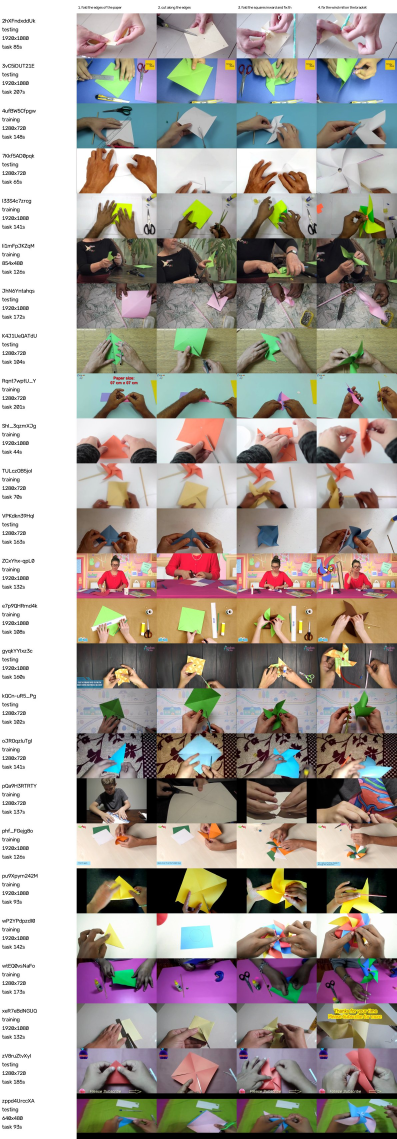
#> input picture experiments/candidate_task_check/contact_sheets/MakePaperWindMill.jpg, 1190 x 3415 px (shown at 1/3 size); its folder holds only this picture in this run
$ python -i classical_pairwise_dtw.py   (imports and definitions only)   (older library calls are emulated)
#> lines starting #> are read from the running program, lines starting #| are printed output that depends on the picture
#> further down, picture is the input picture: shape (3415, 1190, 3); mean B, G, R 150.6, 157.3, 164.6
"""Shared classical frame features and cosine DTW.

Each annotated region is sampled at 5 fps. A frame becomes a hue histogram, a
saturation histogram, and a 4x4 grid of gradient-orientation histograms.
Descriptors are L2-normalized. The distance between two videos is the mean
cosine distance along the full DTW path.
"""

from __future__ import annotations

import subprocess
import sys
from pathlib import Path

import cv2
import imageio_ffmpeg
import numpy as np
from numba import njit

sys.path.insert(0, str(Path(__file__).resolve().parent))

from coin_tasks import REPO_ROOT  # noqa: E402

FPS = 5.0
HISTOGRAM_FEATURE_VERSION = "per-part-l2"


def frame_feature(frame_bgr: np.ndarray) -> np.ndarray:
    small = frame_bgr
    if small.shape[0] != 64 or small.shape[1] != 64:
        small = cv2.resize(frame_bgr, (64, 64), interpolation=cv2.INTER_LINEAR)
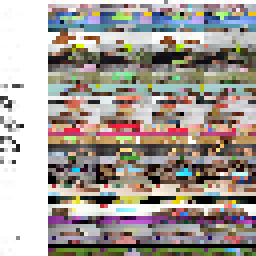
#> small: shape (64, 64, 3) (shown 4 times larger); mean B, G, R 150.2, 156.9, 164.7
    hsv = cv2.cvtColor(small, cv2.COLOR_BGR2HSV)
#> hsv: shape (64, 64, 3); mean H, S, V 50.1, 58.8, 174.2
    hue = cv2.calcHist([hsv], [0], None, [16], [0, 180]).ravel()
#> hue = [1487, 621, 292, 159, 137, 35, 60, 132, 219, 219, 137, 127, 92, 80, 136, 163]
    sat = cv2.calcHist([hsv], [1], None, [8], [0, 256]).ravel()
#> sat = [1984, 575, 397, 413, 322, 242, 84, 79]
    gray = cv2.cvtColor(small, cv2.COLOR_BGR2GRAY).astype(np.float32)
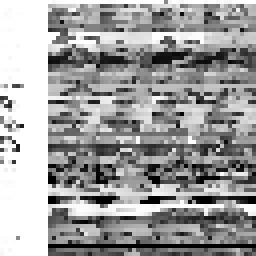
#> gray: shape (64, 64) float32 (shown 4 times larger); min 0, max 255, mean 158.5
    gx = cv2.Sobel(gray, cv2.CV_32F, 1, 0, ksize=3)
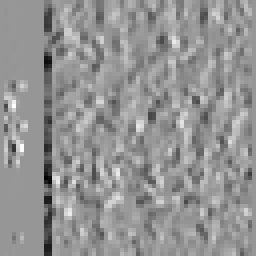
#> gx: shape (64, 64) float32 (shown 4 times larger); min -1001, max 697, mean -13.1; drawn with min black and max white
    gy = cv2.Sobel(gray, cv2.CV_32F, 0, 1, ksize=3)
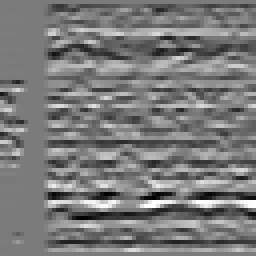
#> gy: shape (64, 64) float32 (shown 4 times larger); min -950, max 1008, mean -10.7; drawn with min black and max white
    magnitude = np.sqrt(gx * gx + gy * gy)
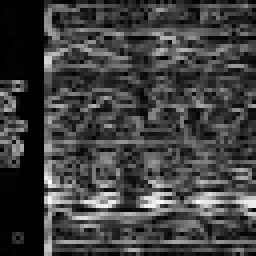
#> magnitude: shape (64, 64) float32 (shown 4 times larger); min 0, max 1078.5, mean 273; drawn with min black and max white
    angle = np.mod(np.degrees(np.arctan2(gy, gx)), 180.0)
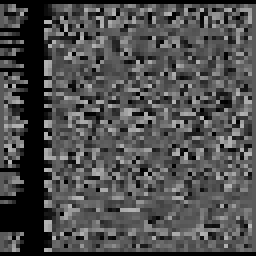
#> angle: shape (64, 64) float32 (shown 4 times larger); min 0, max 179.8, mean 77.9
    magnitude_cells = magnitude.reshape(4, 16, 4, 16).swapaxes(1, 2).reshape(16, 256)
    angle_cells = angle.reshape(4, 16, 4, 16).swapaxes(1, 2).reshape(16, 256)
    bin_index = np.clip((angle_cells / 20.0).astype(np.int32), 0, 8)
    hog_cells = np.zeros((16, 9), np.float32)
    for bin_id in range(9):
        hog_cells[:, bin_id] = (magnitude_cells * (bin_index == bin_id)).sum(axis=1)
    hog = hog_cells.ravel()
#> hog = 144 values, max 53068 at index 139, min 595.7 at index 6, mean 7766.2
    # Normalize each block first. Raw gradient sums are far larger than the
    # colour counts and would otherwise hold ~99% of the vector.
    blocks = []
    for block in (hue, sat, hog):
        block = block.astype(np.float32)
        block_norm = float(np.linalg.norm(block))
        blocks.append(block / block_norm if block_norm > 0 else block)
#> this loop made 3 passes
#> block_norm on passes 1, 3: 1714.4, 131515.1
#> (block, block_norm) on pass 2: ([1984, 575, 397, 413, 322, 242, 84, 79], 2184.2)
#> after the loop, blocks = 3 items
    feature = np.concatenate(blocks)
#> feature = 168 values, max 0.908 at index 16, min 0.00453 at index 30, mean 0.076
    norm = float(np.linalg.norm(feature))
#> norm = 1.73
    if norm > 0:
        feature /= norm
#> feature = 168 values, max 0.524 at index 16, min 0.00262 at index 30, mean 0.0439
    return feature


# [223 lines left out: functions sample_video, label_frames, dtw_alignment, dtw_pair, open_end_alignment, step_distance, not called in this run]

>>> import cv2
>>> picture = cv2.imread('../experiments/candidate_task_check/contact_sheets/MakePaperWindMill.jpg')
>>> result = frame_feature(picture)
#> result has the same summary as feature in frame_feature

$ run again, on experiments/candidate_task_check/contact_sheets/UseRiceCookerToCookRice.jpg
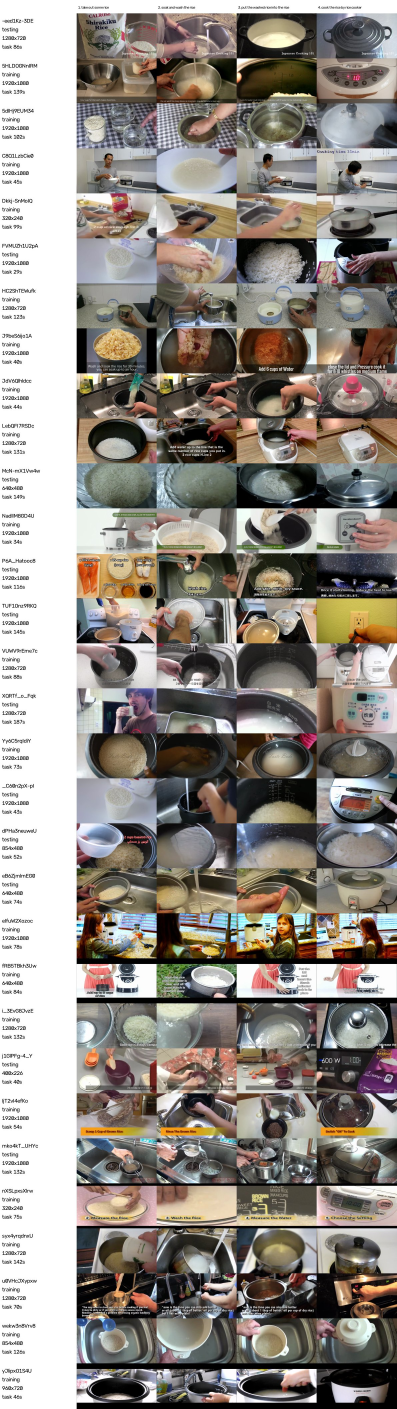
#> input picture experiments/candidate_task_check/contact_sheets/UseRiceCookerToCookRice.jpg, 1190 x 4225 px (shown at 1/3 size)
#> picture is the input picture: shape (4225, 1190, 3); mean B, G, R 133.6, 140.2, 146.5
#> in frame_feature, `small = cv2.resize(frame_bgr, (64, 64), interpolation=cv2.INTER_LINEAR)`:
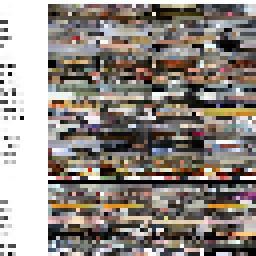
#> small: shape (64, 64, 3) (shown 4 times larger); mean B, G, R 131, 138, 144.6
#> hsv: shape (64, 64, 3); mean H, S, V 44.2, 49.1, 148.3
#> hue = [1322, 856, 434, 176, 103, 69, 64, 66, 166, 267, 201, 77, 46, 64, 75, 110]
#> sat = [2172, 805, 405, 281, 160, 83, 63, 127]
#> in frame_feature, `angle = np.mod(np.degrees(np.arctan2(gy, gx)), 180.0)`:
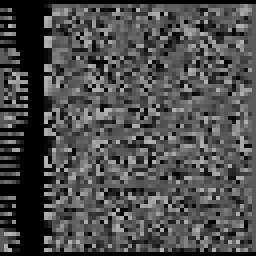
#> angle: shape (64, 64) float32 (shown 4 times larger); min 0, max 179.7, mean 76.2
#> hog = 144 values, max 32439.8 at index 67, min 1132 at index 97, mean 7858
#> the loop in frame_feature, `for block in (hue, sat, hog):` made 3 passes
#> block_norm on passes 1, 3: 1700.8, 118793.1
#> after the loop in frame_feature, `for block in (hue, sat, hog):`: blocks = 3 items
#> in frame_feature, `feature = np.concatenate(blocks)`: feature = 168 values, max 0.913 at index 16, min 0.00953 at index 121, mean 0.0813
#> norm = 1.73
#> in frame_feature, `feature /= norm`: feature = 168 values, max 0.527 at index 16, min 0.0055 at index 121, mean 0.0469
#> result has the same summary as feature in frame_feature
